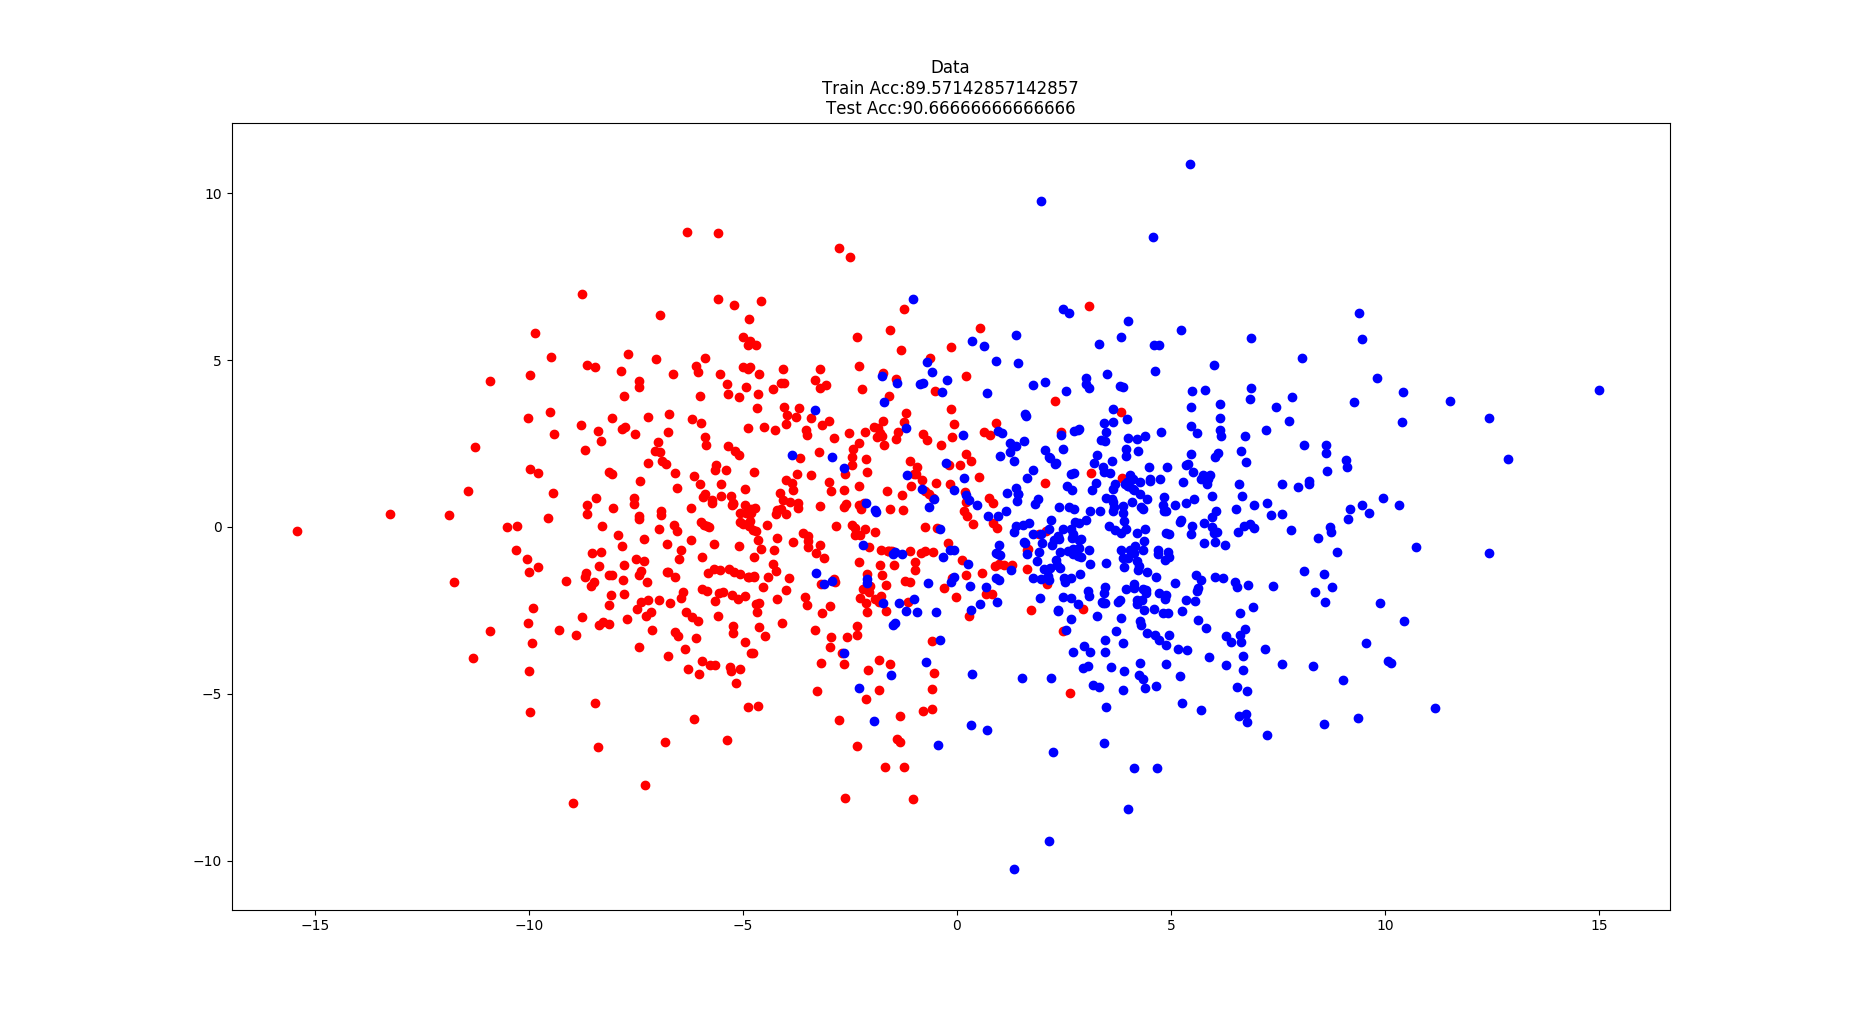

Write Python code to recreate this figure.
import numpy as np 
import matplotlib.pyplot as plt

# Generate Data with 2 classes classfied as -1 and 1
X = np.zeros((1000,2))
X[0:500] = np.random.normal([-4,0],3,(500,2)) 
X[500:1000] = np.random.normal([4,0],3,(500,2)) 
Y = np.zeros((1000,))
Y[0:500] = 0
Y[500:1000] = 1

# Shuffle data
shuffle = np.random.permutation(1000)

X = X[shuffle]
Y = Y[shuffle]

# Train data 
train_x  = X[0:700,:]
train_y  = Y[0:700]
# Test data
test_x  = X[700:1000,:]
test_y  = Y[700:1000]

# Training
classes = [
	{
	'mean': np.mean(train_x[train_y == 0,:],axis=0),
	'var': np.std(train_x[train_y == 0,:]),
	'prob': 0.5
	},
	{
	'mean': np.mean(train_x[train_y == 1,:],axis=0),
	'var': np.std(train_x[train_y == 1,:]),
	'prob': 0.5
	}
]

# get probablity of being in each class
def get_predictions(x,classes):
		
	x = np.array(x)
	# Store probablity of each attribute for each class 
	p_x_w_list = []
	for clas in classes:
		# Calculate gaussian
		exponent = np.exp(-0.5*((x-clas['mean'])/clas['var'])**2)
		p_x = (1 / (np.sqrt(2*np.pi) * clas['var'])) * exponent
		
		# We are simply multipying for each attribute
		p_x = np.prod(p_x,axis=1)
		# Use the bayes laws
		p_x_w = p_x*clas['prob']
		p_x_w_list.append(p_x_w)
	p_x_w_list = np.array(p_x_w_list)
	# Get the class with the max problality 
	pred = np.argmax(p_x_w_list,axis=0)

	return pred

train_y_pred = get_predictions(train_x,classes)
test_y_pred = get_predictions(test_x,classes)


# Get accuracy
def accuracy(y,y_pred):
	n = np.shape(y)[0]
	acc = np.sum(np.abs(y - y_pred))/n 
	acc = (1 - acc)*100
	return acc

print("Training Accuracy:",accuracy(train_y,train_y_pred))
print("Testing Accuracy:",accuracy(test_y,test_y_pred))


plt.scatter(X[Y ==0,0], X[Y ==0,1], color='red')
plt.scatter(X[Y ==1,0], X[Y ==1,1], color='blue')
plt.title("Data\nTrain Acc:{}\nTest Acc:{}".format(accuracy(train_y,train_y_pred), accuracy(test_y,test_y_pred)))
plt.show()
